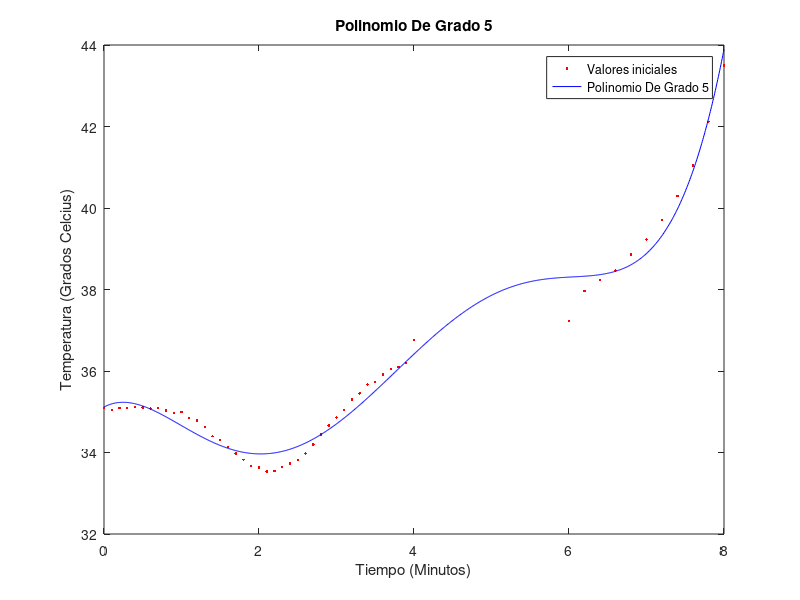
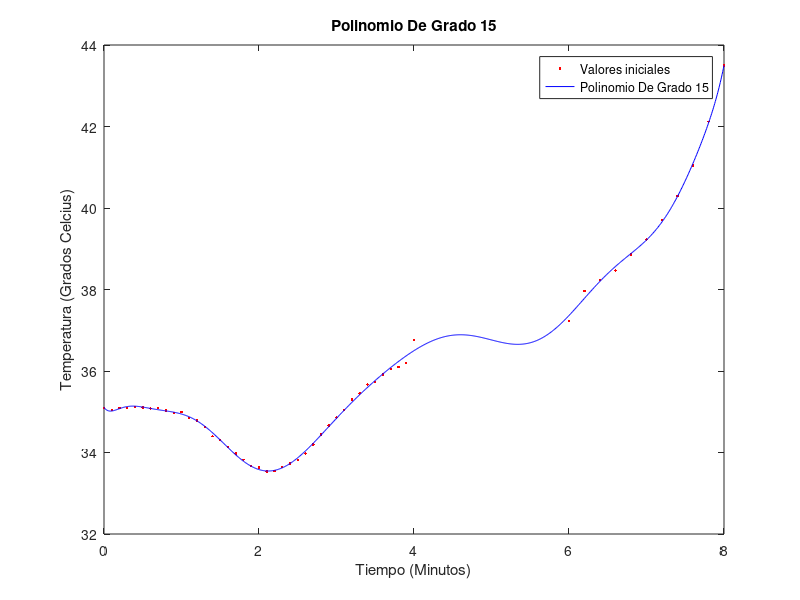
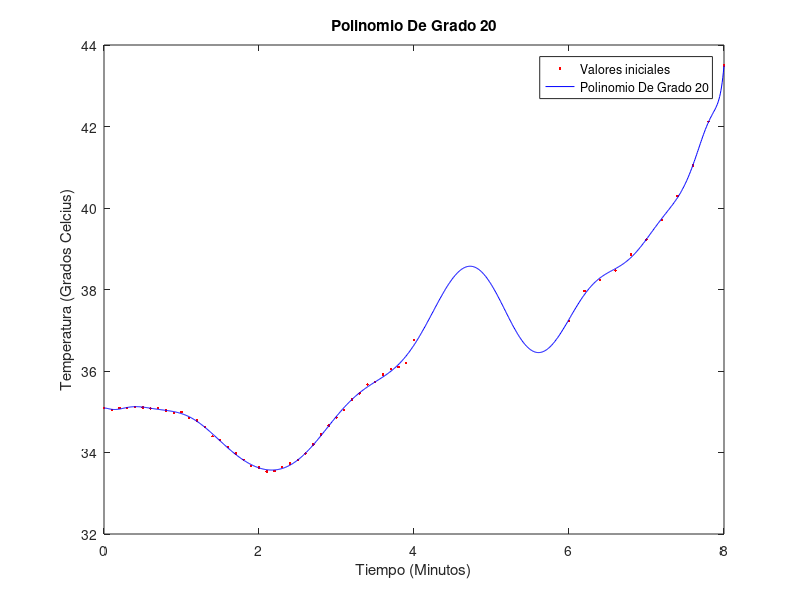

The MATLAB source for these figures, in order: (Note: this script raises an error after producing the figures.)
#LAB7 Estudiante: Jose R. Barrera M. Carnet: 15-10123.
load('data.mat');

disp('Parte A')

n=length(yd)

disp('Para un polinomio de grado 5')
p5=polyfit(xd,yd,5)'

error_cuadratico_medio=sum((polyval(p5,xd)-yd).^2)/n

disp('Para un polinomio de grado 15')
p15=polyfit(xd,yd,15)'
error_cuadratico_medio=sum((polyval(p15,xd)-yd).^2)/n

disp('Para un polinomio de grado 20')
p20=polyfit(xd,yd,20)'
error_cuadratico_medio=sum((polyval(p20,xd)-yd).^2)/n

disp('%%%%%%%%%%%%%%%%%%%%%%%%%%%%%%%%%%%%%%%%%%%%%%%%%%%%%%%%%%%%%%%%%%%%%%%%')

disp('Parte B')

x=linspace(min(xd),max(xd),1000);

disp('Grafico Para Polinomio De Grado 5')
figure;
plot(xd,yd,'.r');
title('Polinomio De Grado 5');
hold on
evalp5=polyval(p5,x);
plot(x,evalp5,'-b');
legend('Valores iniciales','Polinomio De Grado 5');
xlabel('Tiempo (Minutos)')
ylabel('Temperatura (Grados Celcius)')

disp('Grafico Para Polinomio De Grado 15')
figure;
plot(xd,yd,'.r');
title('Polinomio De Grado 15');
hold on
plot(x,polyval(p15,x),'-b');
legend('Valores iniciales','Polinomio De Grado 15');
xlabel('Tiempo (Minutos)')
ylabel('Temperatura (Grados Celcius)')

disp('Grafico Para Polinomio De Grado 20')
figure;
plot(xd,yd,'.r');
title('Polinomio De Grado 20');
hold on
plot(x,polyval(p20,x),'-b');
legend('Valores iniciales','Polinomio De Grado 20');
xlabel('Tiempo (Minutos)')
ylabel('Temperatura (Grados Celcius)')

disp('%%%%%%%%%%%%%%%%%%%%%%%%%%%%%%%%%%%%%%%%%%%%%%%%%%%%%%%%%%%%%%%%%%%%%%%%')

disp('Parte C')

disp('Evaluamos El Polinomio De Grado 15')
%Usamos format long para trabajar con 15 cifras decimales
format long

disp('Para 4.5')
polyval(p15,4.5)

disp('Para 5')
polyval(p15,5)

disp('Para 5.5')
polyval(p15,5.5)

% Tras graficar las distintas aproximaciones obtenidas con la funcion polyfit de
% matlab, observamos que la aproximacion de grado 20 es mucho mas ajustada a los
% puntos dados. Sin embargo, las oscilaciones que presenta en el intervalo 4.5 a
% 5.5 lo hacen una opcion menos confiable que el de grado 15 para aproximar dichos
% valores.

disp('%%%%%%%%%%%%%%%%%%%%%%%%%%%%%%%%%%%%%%%%%%%%%%%%%%%%%%%%%%%%%%%%%%%%%%%%')

disp('Parte D')

p15(end)=p15(end)-36.612;
disp('Tiempo en el que se alcanza la temperatura 36,612')
Tiempo=roots(p15);
Tiempo=encontrar_tiempo(Tiempo,0,8)
% Notese que este calculo presenta las cifras pedidas mientras que los tres
% anteriores a pesar de estar en format long no las presentan, esto indica que
% que en los casos anteriores estas cifras no eran cignificativas.

% Afortunadamente la funcion encontrar_tiempo solo encontro un candidato, por lo
% tanto este es el tiempo que buscabamos.

% Para encontrar dicho valor empleamos la funcion encontrar_tiempo. A esta, le
% pasamos el polinomio seleccionada al cual les restamos 36.612 (el valor que
% deseamos obtener), y buscamos los autovalores del nuevo polinomio filtrando
% aquellos que esten en el intervalo 0 a 8 y tenga parte imaginaria nula.